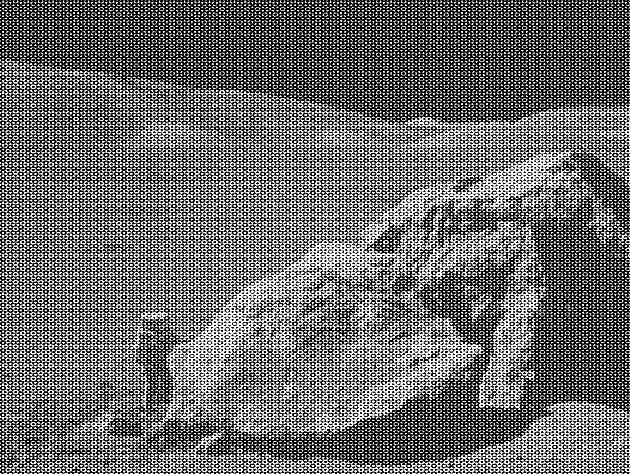
#> input picture Trabalho 4 - Transformada/images/moonlanding_scipy.png, 630 x 474 px
$ jupyter execute T4_Transformada_DanielCosta.ipynb   (shell and % lines are left out)
#> lines starting #> are read from the running program, lines starting #| are printed output that depends on the picture
# Trabalho 4 (Transformada)
Descrição do trabalho:

http://webserver2.tecgraf.puc-rio.br/~mgattass/visao/trb/T4.html

Aluno: Daniel da Silva Costa

E-mail: danieldasilvacosta@gmail.com

[cell 1]
from google.colab import drive
drive.mount('/content/drive', force_remount=True)

[cell 2]
cd "drive/MyDrive/Doutorado/Disciplinas/[2022.2] [PUC-Rio] Visão Computacional - Professor: Marcelo Gattass/Trabalhos/Trabalho 4 - Transformada/"

### Imports

[cell 3]
import numpy as np
import matplotlib.pyplot as plt
from matplotlib.colors import LogNorm
from scipy import fftpack
from scipy import signal

[cell 4]
path = './images/'

# file = 'moonlanding.png'
file = 'moonlanding_scipy.png'
# file = 'balloons_noisy.png'

img = plt.imread( path + file ).astype(float)
#> img: shape (474, 630) float64; min 0, max 1, mean 0.424

def show_img( img, title ):
#> called with title = 'imagem_original'
  plt.figure( figsize=(12,8) )
  plt.title( title )
  plt.imshow( img, plt.cm.gray )
  plt.colorbar()
  plt.savefig( title + '.png' )
  plt.show()

show_img( img, 'imagem_original' )

[cell 5]
IMG = fftpack.fft2(img)
IMGS = fftpack.fftshift(IMG)
print(img.shape)
#| (474, 630)

# Show the results
def show_spectrum(im_fft, title):
  # A lagarithmic colormap
#> called with im_fft = array of shape (474, 630), title = 'Fourier transform (shifted)'
  plt.figure(figsize=(12,8))
  plt.imshow(np.abs(im_fft), norm=LogNorm(vmin=5))
  plt.colorbar()
  plt.savefig(title+'png')
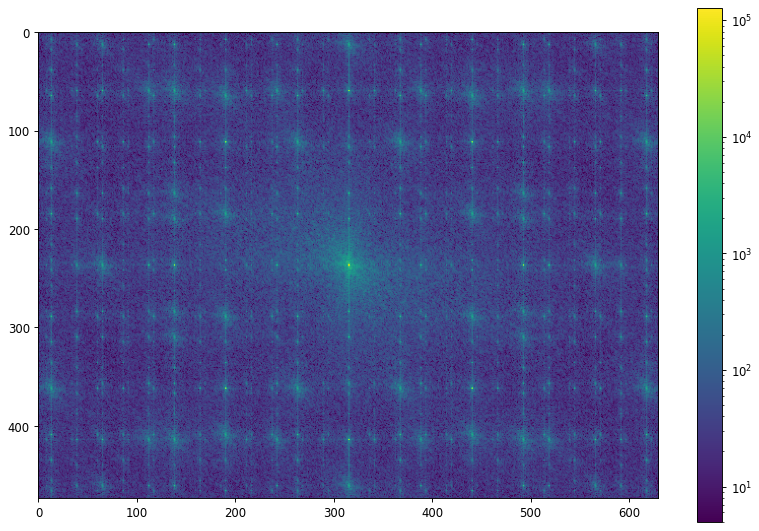
#> figure drawn by matplotlib, 2 panels
  plt.show()

show_spectrum(IMGS, 'Fourier transform (shifted)')

Fazendo uma convolução(correlação) com uma Gaussiana discreta de σ = 1

[cell 6]
g = np.array([[0.0002, 0.0061, 0.0612, 0.2400, 0.3816, 0.2400, 0.0612, 0.0061, 0.0002]])
g2d = g*g.T

np.set_printoptions(precision=3, suppress=True, floatmode='fixed')
for i in range(9):
  print(f'{g2d[i]}')

[cell 7]
img_conv = signal.correlate2d(img, g2d, boundary='symm', mode='same')
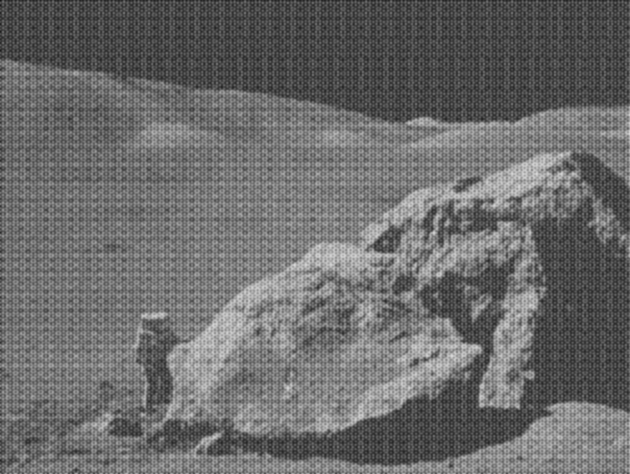
#> img_conv: shape (474, 630) float64; min 0.0837, max 0.842, mean 0.421
show_img(img_conv, 'Imagem filtrada por Convolução')
#> call 2 of show_img, with title = 'Imagem filtrada por Convolução'
#> in show_img (call 2), `plt.savefig( title + '.png' )`:
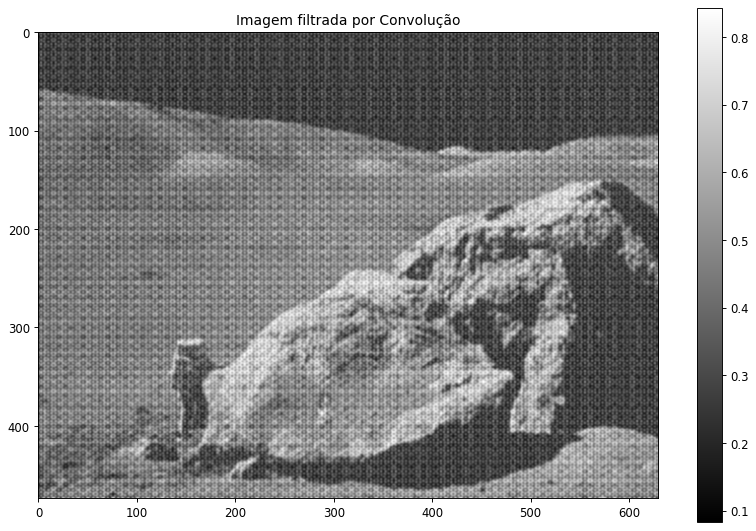
#> figure drawn by matplotlib, 2 panels

[cell 8]
gauss2d = np.zeros(IMGS.shape)
h, w = IMGS.shape[:2]
#> h = 474; w = 630
yc = h//2
#> yc = 237
xc = w//2
#> xc = 315
gauss2d[yc-4:yc+5, xc-4:xc+5]=g2d
GAUSS2D = fftpack.fft2(gauss2d).real
show_img(np.abs(GAUSS2D), 'Gaussian Fourier Transform')
#> call 3 of show_img, with title = 'Gaussian Fourier Transform'
#> in show_img (call 3), `plt.savefig( title + '.png' )`:
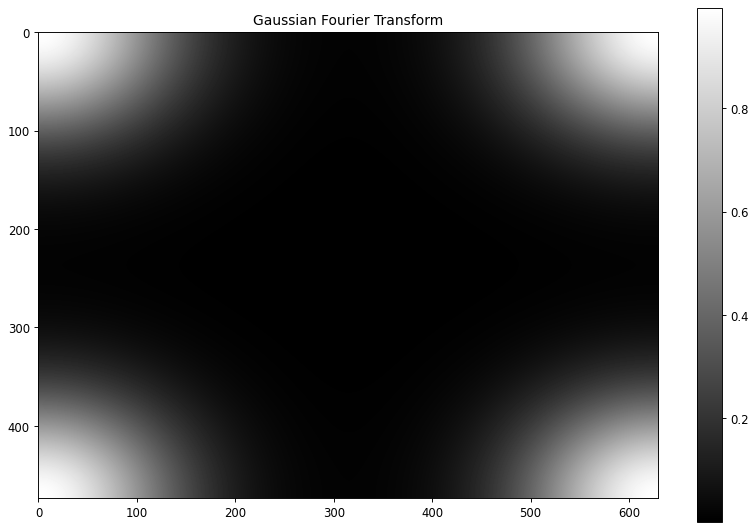
#> figure drawn by matplotlib, 2 panels

[cell 9]
GAUSS2DS = fftpack.fftshift(GAUSS2D)
show_img(np.abs(GAUSS2DS), 'Gaussian Fourier Transform (shifted)')
#> call 4 of show_img, with title = 'Gaussian Fourier Transform (shifted)'
#> in show_img (call 4), `plt.savefig( title + '.png' )`:
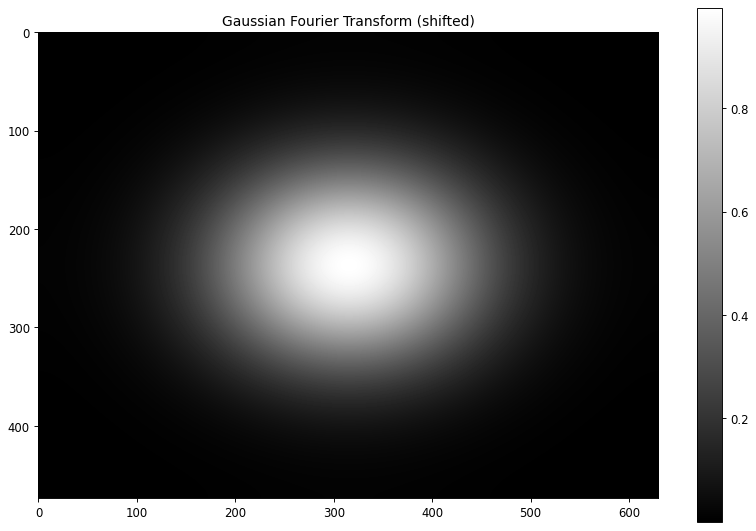
#> figure drawn by matplotlib, 2 panels

[cell 10]
IMGFS = GAUSS2DS*IMGS
show_spectrum(IMGFS, 'Fourier tranform (shifted')
#> call 2 of show_spectrum, with im_fft = array of shape (474, 630), title = 'Fourier tranform (shifted'
#> in show_spectrum (call 2), `plt.savefig(title+'png')`:
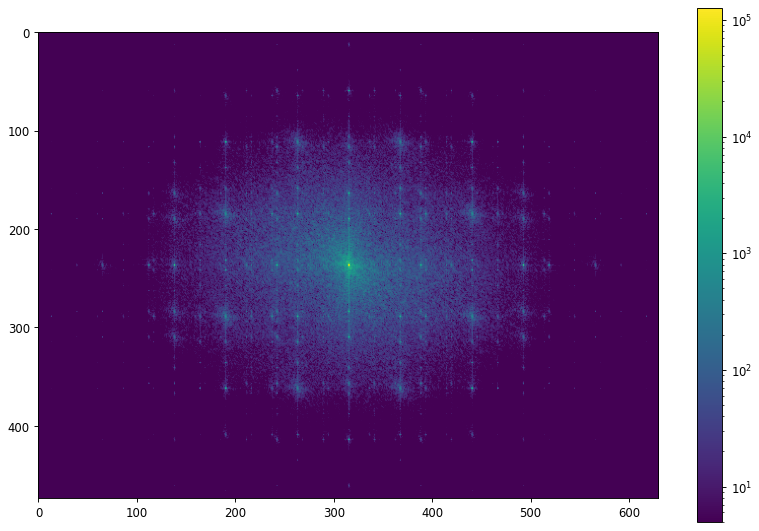
#> figure drawn by matplotlib, 2 panels

[cell 11]
IMGF = fftpack.ifftshift(IMGFS)
show_spectrum(IMGF, 'Fourier tranform (shifted')
#> call 3 of show_spectrum, with im_fft = array of shape (474, 630), title = 'Fourier tranform (shifted'
#> in show_spectrum (call 3), `plt.savefig(title+'png')`:
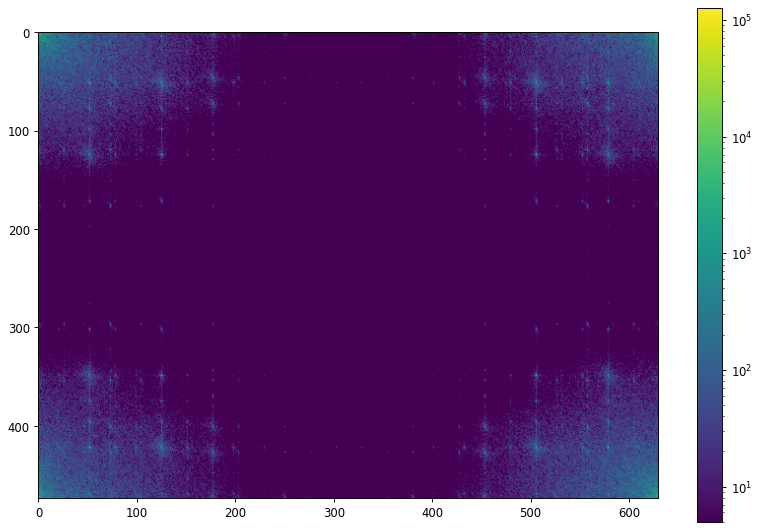
#> figure drawn by matplotlib, 2 panels

[cell 12]
imgf = fftpack.ifft2(IMGF).real
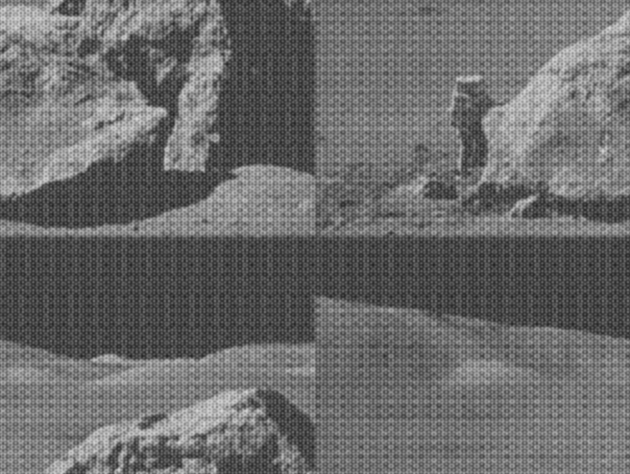
#> imgf: shape (474, 630) float64; min 0.149, max 0.842, mean 0.421
imgfs = fftpack.ifftshift(imgf)
show_img(imgfs, 'imagem_filtrada por Fourier')

[cell 13]
dif = img_conv - imgfs
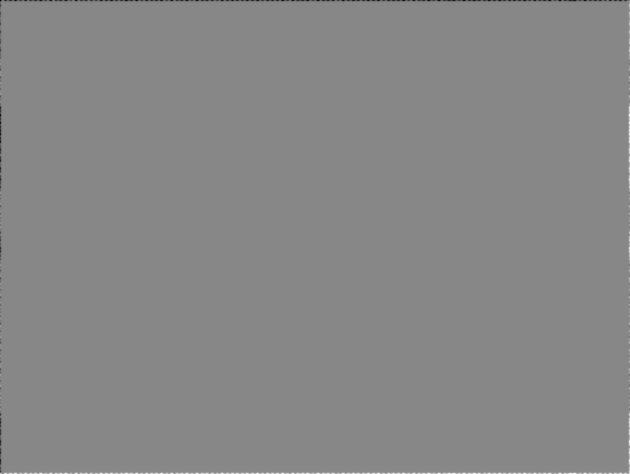
#> dif: shape (474, 630) float64; min -0.222, max 0.196, mean 9.65e-17; drawn with min black and max white
show_img(dif, 'diferenca')
#> in show_img (call 6), `plt.savefig( title + '.png' )`:
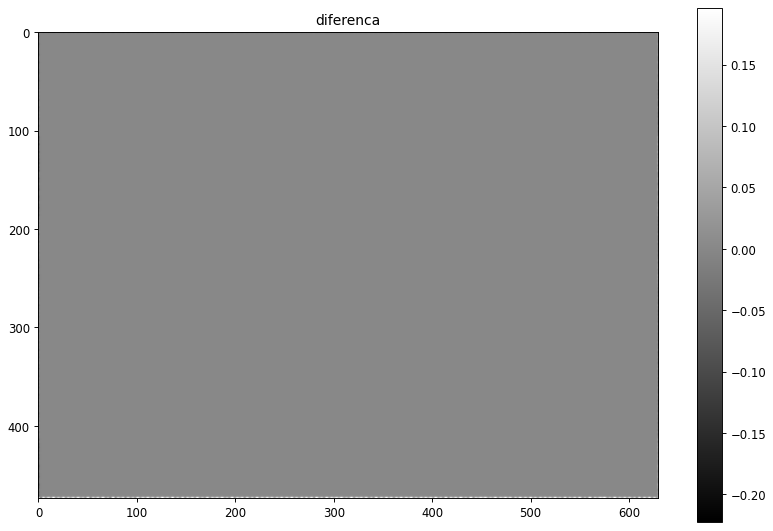
#> figure drawn by matplotlib, 2 panels

[cell 14]
print(np.average(dif))
#| 9.650932075021655e-17
